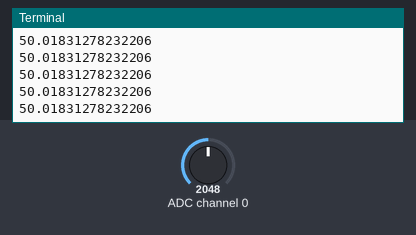
The program below on a simulated Raspberry Pi (BCM pin numbers). Shown: the last lines printed to the terminal. The test bench sets the inputs (shaded band); at power-on: ADC channel 0 = 2048 (analog values on the 0–4095 scale).

Above: at 1.2 s.
1.3 s: ADC channel 0 set to 2866
At 1.56 s:
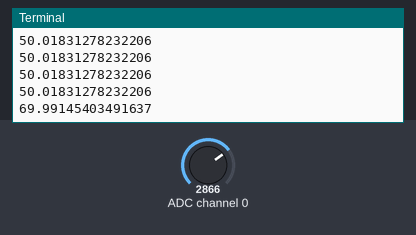
2.8 s: ADC channel 0 set to 3603
At 2.96 s:
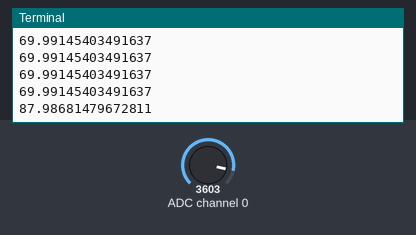
Timing chart, 0 to 5.8 s (numbered marks = the images above; inputs shaded):
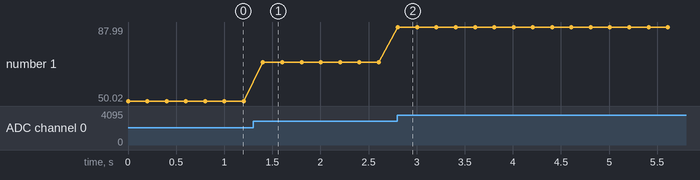

The program:

main6.py
```python
from gpiozero import MCP3208
import time

gas = MCP3208(channel=0)

try:
    while 1:
        gasValue = gas.value * 100
        print(gasValue)

        time.sleep(0.2)


except KeyboardInterrupt:
    pass
```

Measured:
- after the input at 1.3 s, the terminal: prints a new line after 0.10 s (image 1)
- after the input at 2.8 s, the terminal: prints a new line at once (image 2)
- plotted number 1: 50.02 → 69.99 after the input at 1.3 s, 69.99 → 87.99 after the input at 2.8 s
